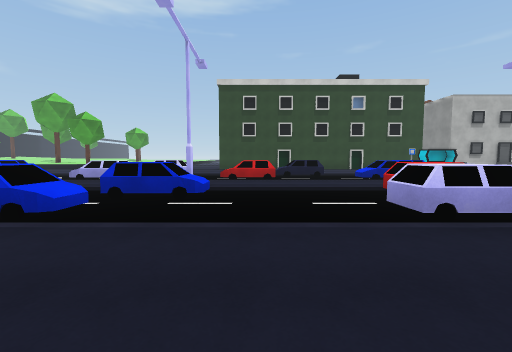
view 1 (above)

24 first-person views from a walk through a 3-D level made in the Unity game engine. The camera is 1.3 m above the floor, tilts 4° down and sees 90° across. The floor is counted in squares, 2 m on a side. Each view is taken from the middle of a square. On the plan, view 1 faces up. The plan holds only what a view shows up to about 9 squares ahead; the rest is blank. The place goes on beyond the plan. Surface patterns are stand-ins for the level's own textures.

view 2
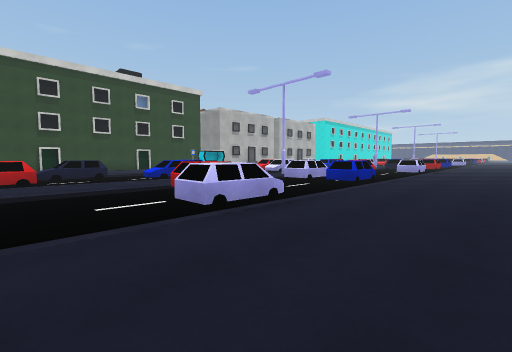

view 3
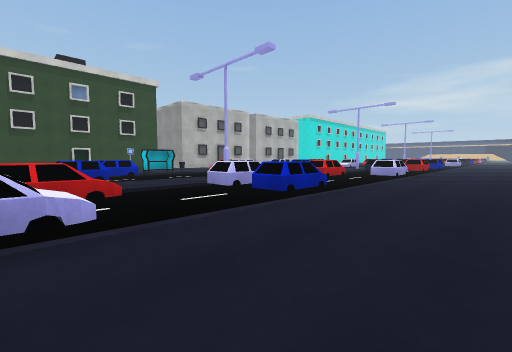

view 4
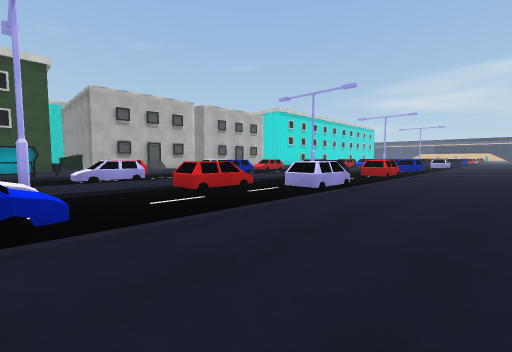

view 5
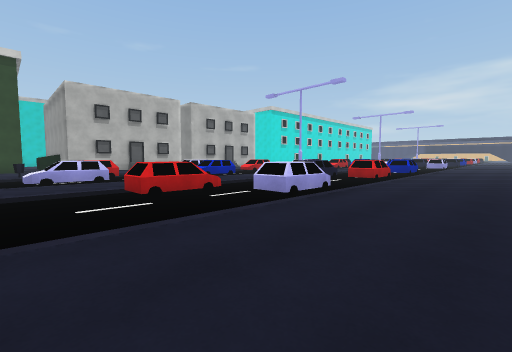

view 6
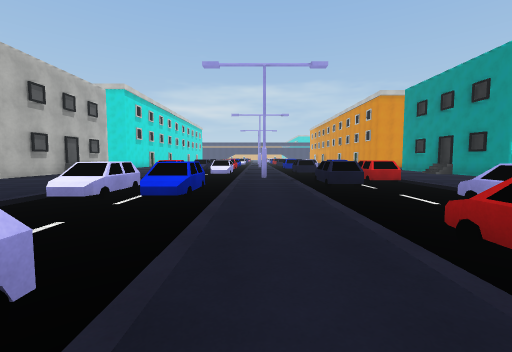

view 7
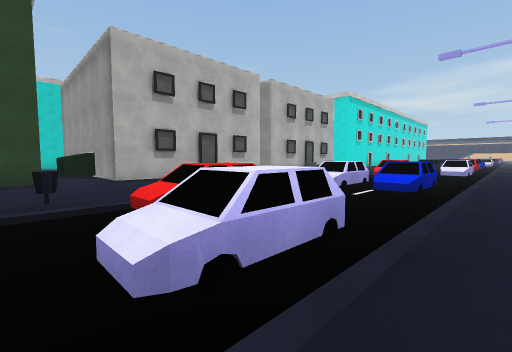

view 8
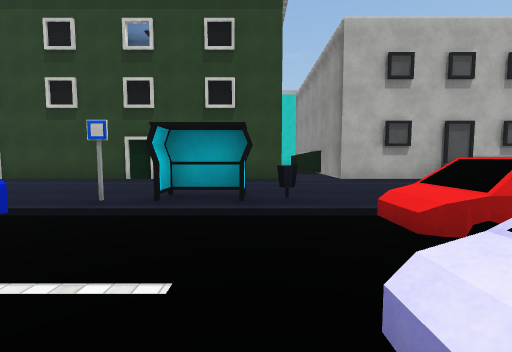

view 9
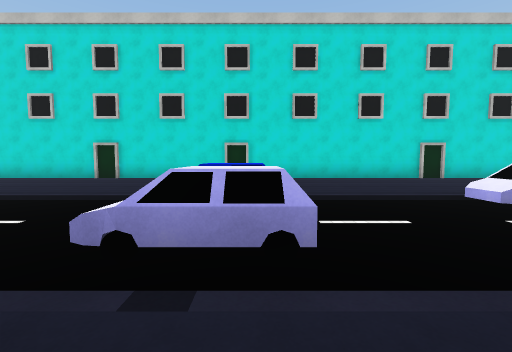

view 10
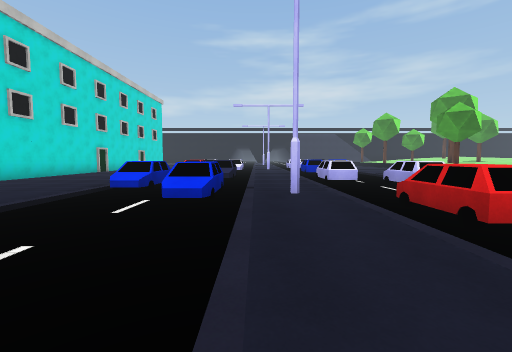

view 11
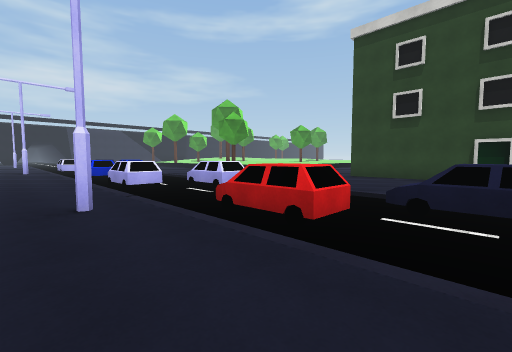

view 12
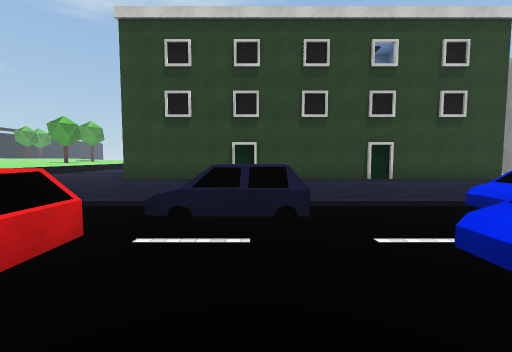

view 13
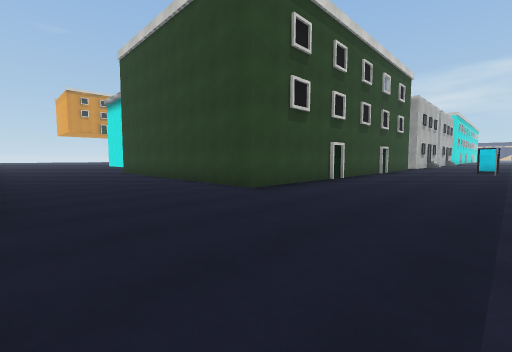

view 14
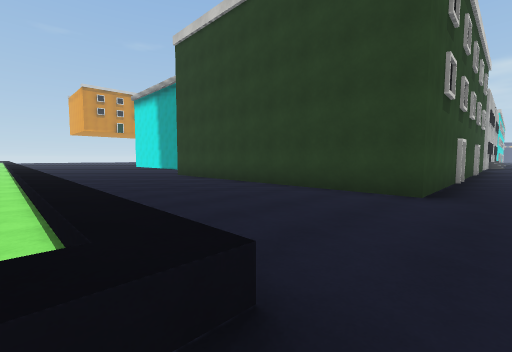

view 15
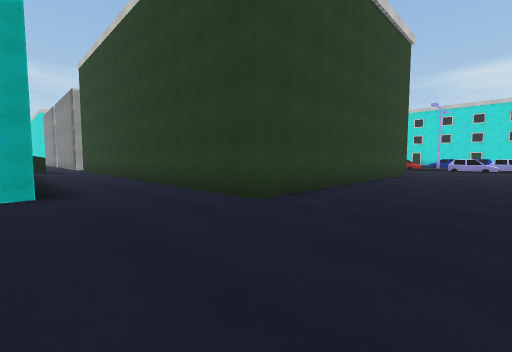

view 16
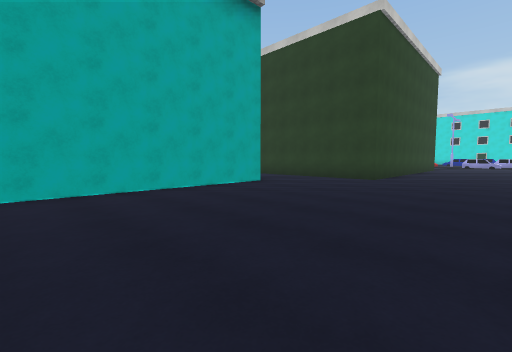

view 17
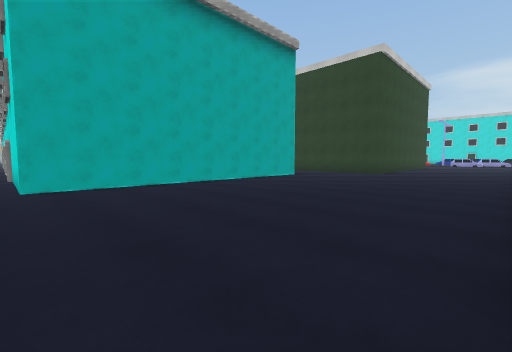

view 18
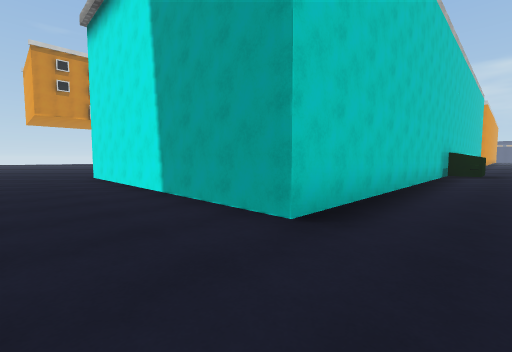

view 19
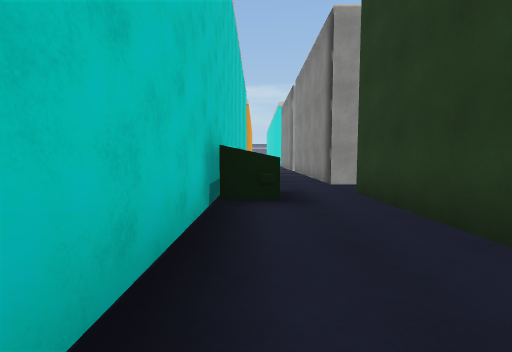

view 20
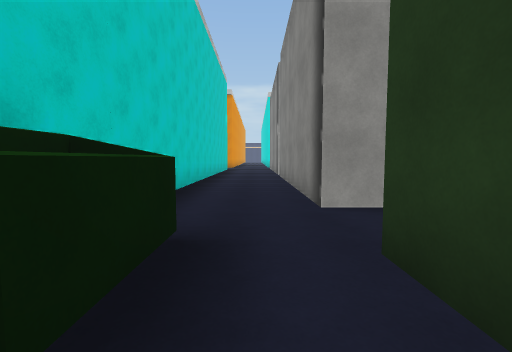

view 21
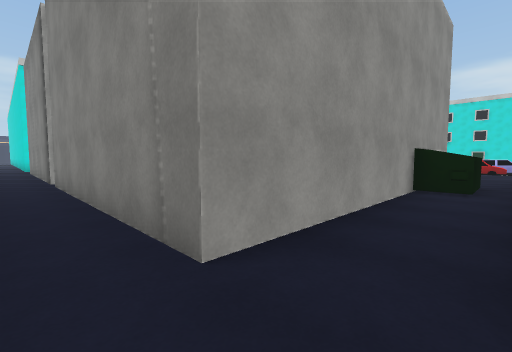

view 22
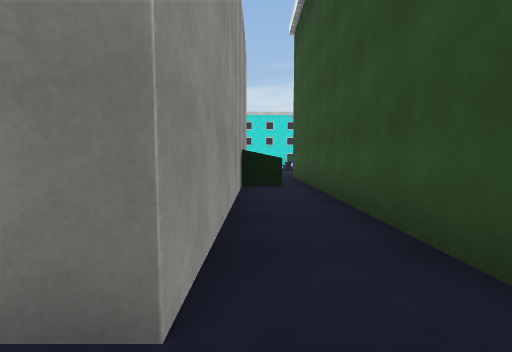

view 23
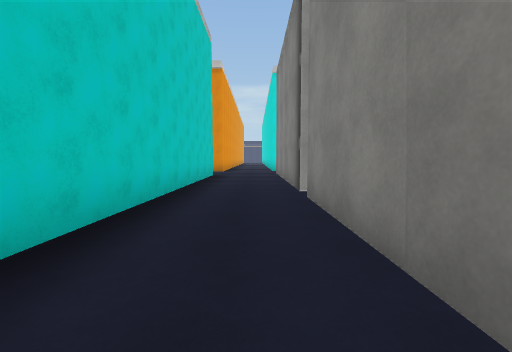

view 24
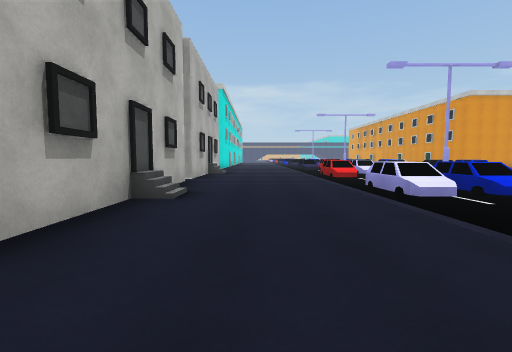

### Floor plan
Key: @ floor where view 1 was taken; # wall or solid block; . main floor; - floor 0.25 m lower than the main floor; / step, stairs or slope; ^ raised ledge; C car.
Columns run from 7 left of view 1 to 19 right of it. Each row starts with its distance up from view 1.
 34  .........##
 33  ......####
 32  ......#
 31  ......#
 30  ......#
 29  ......#
 28  ......#
 27  ......#
 26 ^......####################
 25 ^...............##.........
 24 ^..........................
 23 ^....############..########
 22 ^....#          #..#
 21 ^....#          #..#
 20 ^....#          #..#
 19 ^....#          #..#
 18 ^....#          #.^
 17 ^....#          #.^
 16 ^....#          #..#
 15 ^....############..########
 14 ...........................
 13  ..........................
 12  ..............##..........
 11  /////////////#////////////
 10   -CC  -CC--CC  --CC-CCC--C
  9   C---CC---CC----CC---CC---
  8 -CCC-------CC-  -CC--------
  7 .....#.........#........../
  6 /////////// ///////////////
  5  CC--CC  -CC--CC--CC---CC--
  4     ---------------------
  3    CC----CC---CC----CC--CCC
  2    ........................
  1  ..........................
  0  ....  @...................
 -1  ...   .......   ......  ##
 -2  ###  #################

Positions as (right, up) in squares from view 1, and headings:
1: (0, 0), facing up
2: (0, 0), facing up-right
3: (3, 0), facing up-right
4: (8, 0), facing up-right
5: (9, 0), facing up-right
6: (10, 7), facing right
7: (9, 7), facing up-right
8: (9, 8), facing up
9: (7, 7), facing down
10: (3, 6), facing left
11: (2, 6), facing up-left
12: (2, 7), facing up
13: (-6, 11), facing up-right
14: (-7, 14), facing up-right
15: (-5, 26), facing down-right
16: (-5, 31), facing down-right
17: (-6, 34), facing down-right
18: (-2, 24), facing up-right
19: (5, 25), facing right
20: (8, 24), facing right
21: (10, 24), facing down-right
22: (11, 24), facing down
23: (13, 24), facing right
24: (10, 13), facing right
